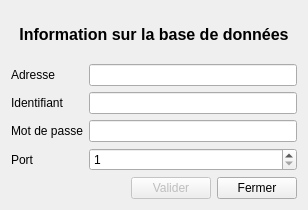
<?xml version="1.0" encoding="UTF-8"?>
<ui version="4.0">
 <class>DatabaseSetting</class>
 <widget class="QDialog" name="DatabaseSetting">
  <property name="geometry">
   <rect>
    <x>0</x>
    <y>0</y>
    <width>308</width>
    <height>210</height>
   </rect>
  </property>
  <property name="windowTitle">
   <string>Paramètre base de données</string>
  </property>
  <layout class="QVBoxLayout" name="verticalLayout_2">
   <item>
    <layout class="QVBoxLayout" name="verticalLayout">
     <item>
      <widget class="QLabel" name="label">
       <property name="font">
        <font>
         <pointsize>12</pointsize>
         <weight>75</weight>
         <bold>true</bold>
        </font>
       </property>
       <property name="text">
        <string>Information sur la base de données</string>
       </property>
       <property name="alignment">
        <set>Qt::AlignCenter</set>
       </property>
      </widget>
     </item>
     <item>
      <layout class="QFormLayout" name="formLayout">
       <item row="0" column="0">
        <widget class="QLabel" name="addressLabel">
         <property name="text">
          <string>Adresse</string>
         </property>
        </widget>
       </item>
       <item row="0" column="1">
        <widget class="QLineEdit" name="addressLineEdit"/>
       </item>
       <item row="1" column="0">
        <widget class="QLabel" name="identifiantLabel">
         <property name="text">
          <string>Identifiant</string>
         </property>
        </widget>
       </item>
       <item row="1" column="1">
        <widget class="QLineEdit" name="identifiantLineEdit"/>
       </item>
       <item row="2" column="0">
        <widget class="QLabel" name="passwordLabel">
         <property name="text">
          <string>Mot de passe</string>
         </property>
        </widget>
       </item>
       <item row="2" column="1">
        <widget class="QLineEdit" name="passwordLineEdit">
         <property name="echoMode">
          <enum>QLineEdit::Password</enum>
         </property>
        </widget>
       </item>
       <item row="3" column="0">
        <widget class="QLabel" name="portLabel">
         <property name="text">
          <string>Port</string>
         </property>
        </widget>
       </item>
       <item row="3" column="1">
        <widget class="QSpinBox" name="portSpinBox">
         <property name="minimum">
          <number>1</number>
         </property>
         <property name="maximum">
          <number>65565</number>
         </property>
        </widget>
       </item>
      </layout>
     </item>
     <item>
      <layout class="QHBoxLayout" name="horizontalLayout">
       <item>
        <spacer name="horizontalSpacer">
         <property name="orientation">
          <enum>Qt::Horizontal</enum>
         </property>
         <property name="sizeHint" stdset="0">
          <size>
           <width>40</width>
           <height>20</height>
          </size>
         </property>
        </spacer>
       </item>
       <item>
        <widget class="QPushButton" name="validButton">
         <property name="enabled">
          <bool>false</bool>
         </property>
         <property name="text">
          <string>Valider</string>
         </property>
        </widget>
       </item>
       <item>
        <widget class="QPushButton" name="closeButton">
         <property name="text">
          <string>Fermer</string>
         </property>
        </widget>
       </item>
      </layout>
     </item>
    </layout>
   </item>
  </layout>
 </widget>
 <resources/>
 <connections>
  <connection>
   <sender>closeButton</sender>
   <signal>clicked()</signal>
   <receiver>DatabaseSetting</receiver>
   <slot>close()</slot>
   <hints>
    <hint type="sourcelabel">
     <x>296</x>
     <y>164</y>
    </hint>
    <hint type="destinationlabel">
     <x>253</x>
     <y>153</y>
    </hint>
   </hints>
  </connection>
  <connection>
   <sender>addressLineEdit</sender>
   <signal>textChanged(QString)</signal>
   <receiver>DatabaseSetting</receiver>
   <slot>formChange()</slot>
   <hints>
    <hint type="sourcelabel">
     <x>98</x>
     <y>45</y>
    </hint>
    <hint type="destinationlabel">
     <x>61</x>
     <y>40</y>
    </hint>
   </hints>
  </connection>
  <connection>
   <sender>identifiantLineEdit</sender>
   <signal>textChanged(QString)</signal>
   <receiver>DatabaseSetting</receiver>
   <slot>formChange()</slot>
   <hints>
    <hint type="sourcelabel">
     <x>181</x>
     <y>81</y>
    </hint>
    <hint type="destinationlabel">
     <x>42</x>
     <y>77</y>
    </hint>
   </hints>
  </connection>
  <connection>
   <sender>passwordLineEdit</sender>
   <signal>textChanged(QString)</signal>
   <receiver>DatabaseSetting</receiver>
   <slot>formChange()</slot>
   <hints>
    <hint type="sourcelabel">
     <x>184</x>
     <y>107</y>
    </hint>
    <hint type="destinationlabel">
     <x>56</x>
     <y>103</y>
    </hint>
   </hints>
  </connection>
  <connection>
   <sender>portSpinBox</sender>
   <signal>valueChanged(QString)</signal>
   <receiver>DatabaseSetting</receiver>
   <slot>formChange()</slot>
   <hints>
    <hint type="sourcelabel">
     <x>196</x>
     <y>133</y>
    </hint>
    <hint type="destinationlabel">
     <x>78</x>
     <y>128</y>
    </hint>
   </hints>
  </connection>
  <connection>
   <sender>validButton</sender>
   <signal>clicked()</signal>
   <receiver>DatabaseSetting</receiver>
   <slot>valid()</slot>
   <hints>
    <hint type="sourcelabel">
     <x>169</x>
     <y>155</y>
    </hint>
    <hint type="destinationlabel">
     <x>116</x>
     <y>152</y>
    </hint>
   </hints>
  </connection>
 </connections>
 <slots>
  <slot>formChange()</slot>
  <slot>valid()</slot>
 </slots>
</ui>
